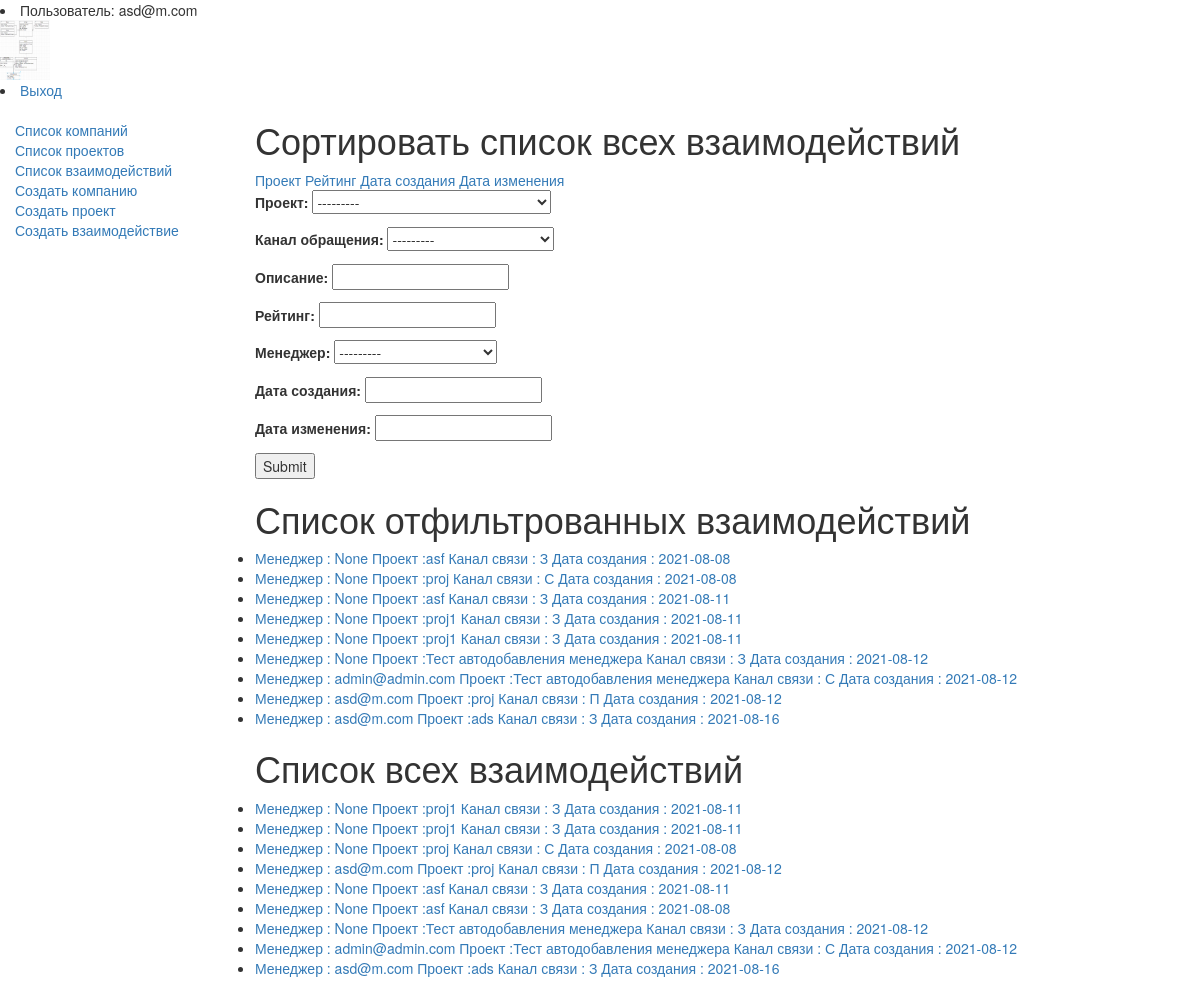
The app's page /crm/interaction/list (signed in), older data.
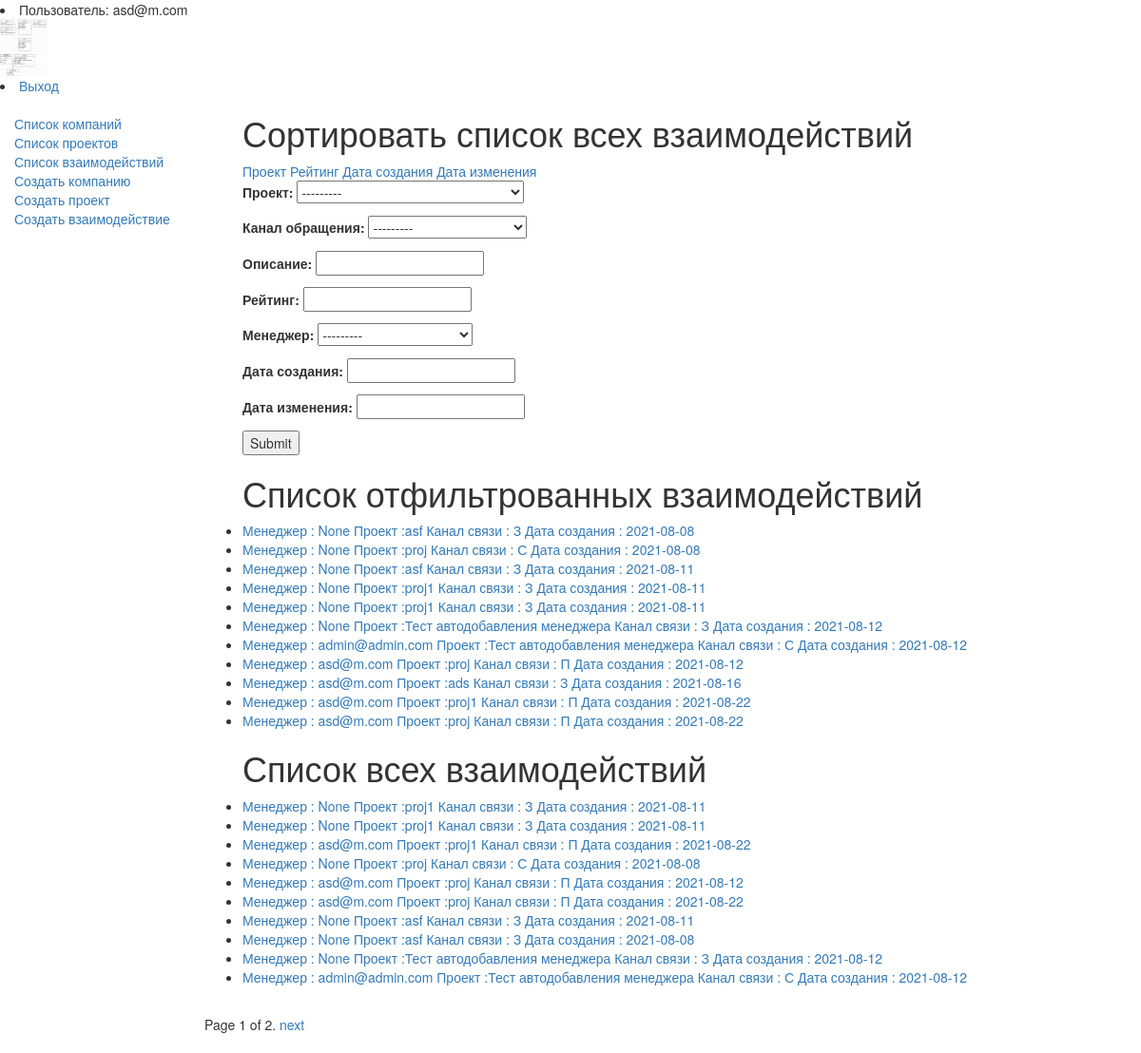
The same page, newer data.
### crm/models.py (models this page shows, shortened)
class User(AbstractUser):
    username = None
    email = models.EmailField(_('email address'), unique=True)
    is_manager = models.BooleanField(default=False, verbose_name='Статус менеджера')
    img = models.ImageField(blank=True, null=True, verbose_name='Фото профиля')
    USERNAME_FIELD = 'email'
    REQUIRED_FIELDS = []
    objects = CustomUserManager()
    def __str__(self):
        return self.email

class Interaction(models.Model):
    project = models.ForeignKey(to=Project, on_delete=models.PROTECT, verbose_name='Проект')
    channel = (
        ('З', "Заявка"),
        ('П', "Письмо"),
        ('С', "Сайт"),
        ('И', "Инициатива компании")
    )
    channel_of_reference = models.CharField(choices=channel, max_length=20, verbose_name='Канал обращения')
    descr = RichTextField(max_length=500, blank=True, null=True, verbose_name='Описание')
    rating = models.CharField(max_length=10, blank=True, null=True, verbose_name='Рейтинг')
    manager = models.ForeignKey(to=settings.AUTH_USER_MODEL, on_delete=models.SET_NULL, editable=False,
                                null=True,
                                verbose_name='Менеджер')
    date_created = models.DateField(auto_now_add=True, verbose_name='Дата создания')
    date_edit = models.DateField(auto_now=True, verbose_name='Дата изменения')
    def __str__(self):
        return f'Менеджер : {self.manager} Проект :{self.project} Канал связи : {self.channel_of_reference} ' \
               f'Дата создания : {self.date_created}'
    def get_absolute_url(self):
        return reverse('detail_inter', args=[str(self.pk)])

class Project(models.Model):
    company = models.ForeignKey(to=Company, on_delete=models.PROTECT, verbose_name='Компания')
    name = models.CharField(max_length=100, verbose_name='Название')
    descr = RichTextField(max_length=500, blank=True, null=True, verbose_name='Описание')
    date_start = models.DateField(verbose_name='Дата начала работ')
    date_end = models.DateField(verbose_name='Дата окончания работ')
    cost = models.CharField(max_length=100, verbose_name='Стоимость')
    date_created = models.DateField(auto_now_add=True)
    date_edit = models.DateField(auto_now=True)
    def __str__(self):
        return self.name

### crm/views.py (the view)
# urls.py: path('interaction/list', InteractionListView.as_view(), name='list_inter'),  # отображение списка взаимодействий
class InteractionListView(UserPassesTestMixin, ListView):
    model = Interaction
    paginate_by = 10
    template_name = 'interaction_list.html'
    def test_func(self):
        if self.request.user.is_authenticated:
            return self.request.user.is_manager
        else:
            False
    def get_context_data(self, **kwargs):
        context = super().get_context_data(**kwargs)
        context["filter"] = InteractionFilter(self.request.GET, queryset=Interaction.objects.all())
        context['get_ordering'] = self.get_ordering()
        return context
    def get_ordering(self):
        ordering = self.request.GET.get('sort', 'project')
        return ordering if ordering in {'project', 'rating', 'date_created', 'date_edit'} else 'project'

### templates/interaction_list.html
{% extends "base_generic.html" %}
{% block content %}
{% if interaction_list %}
    <ul>
        <h1>Сортировать список всех взаимодействий</h1>
        <a href="?sort=project">Проект</a>
        <a href="?sort=rating">Рейтинг</a>
        <a href="?sort=date_created">Дата создания</a>
        <a href="?sort=date_edit">Дата изменения</a>
       <form method="get">
        {{ filter.form.as_p }}
        <input type="submit" />
    </form>
    {%if filter.qs%}
        <h1>Список отфильтрованных взаимодействий</h1>
    {% for obj in filter.qs %}
        <li>
        <a href="{{ obj.get_absolute_url }}">{{ obj }}</a>
        </li>
    {% endfor %}
    {%endif%}
    <h1>Список всех взаимодействий</h1>
      {% for interaction in interaction_list %}
      <li>
        <a href="{{ interaction.get_absolute_url }}">{{ interaction }}</a>
      </li>
      {% endfor %}
    </ul>
{%endif%}
{% endblock %}

### templates/base_generic.html (shortened to what this page needs)
<!DOCTYPE html>
<html lang="en">
<head>
  <link rel="stylesheet" href="https://maxcdn.bootstrapcdn.com/bootstrap/3.3.7/css/bootstrap.min.css">
  {% load static %}
  <link rel="stylesheet" href="{% static 'css/styles.css' %}">
</head>
<body>
{% if user.is_authenticated %}
   <li>Пользователь: {{ user.get_username }}</li>
<img src="/media/{{user.img}}" alt="img" width="50" height="60">
<li><a href="{% url 'logout'%}?next={{request.path}}">Выход</a></li>
  <div class="container-fluid">
    <div class="row">
      <div class="col-sm-2">
      {% block sidebar %}
      <ul class="sidebar-nav">
        <li><a href="{% url 'list_comp'%}">Список компаний</a></li>
        <li><a href="{% url 'list_proj'%}">Список проектов</a></li>
        {%if user.is_manager%}
        <li><a href="{% url 'list_inter'%}">Список взаимодействий</a></li>
        <li><a href="{% url 'create_comp'%}">Создать компанию</a></li>
        <li><a href="{% url 'create_proj'%}">Создать проект</a></li>
        <li><a href="{% url 'create_inter'%}">Создать взаимодействие</a></li>
        {%endif%}
      </ul>
     {% endblock %}
      </div>
      <div class="col-sm-10 ">
    {% block content %}{% endblock %}
    {%include 'pagination.html'%}
      </div>
    </div>
  </div>
{%else%}
<p>Только зарегестрированные пользователи могут просматривать эту страницу</p>
<li><a href="{% url 'login'%}?next={{request.path}}">Вход</a></li>
<li><a href="{% url 'list_comp'%}?next={{request.path}}">Список компаний</a></li>
{%endif%}
</body>
</html>

### templates/pagination.html (shortened to what this page needs)
{% if is_paginated %}
      <div class="pagination">
          <span class="page-links">
              <span class="page-current">
                  Page {{ page_obj.number }} of {{ page_obj.paginator.num_pages }}.
              </span>
              {% if page_obj.has_next %}
                  <a href="{{ request.path }}?page={{ page_obj.next_page_number }}{% if get_ordering %}&sort={{ get_ordering }}{% endif %}">next</a>
              {% endif %}
          </span>
      </div>
  {% endif %}

### static/css/styles.css (style rules this page uses)
.sidebar-nav { margin-top: 20px; padding: 0; list-style: none; }

Row changes from the older to the newer data that the page shows:
no longer on one of the page's lists (row unchanged): Interaction: manager+project+channel_of_reference "Менеджер : asd@m.com Проект :ads Канал связи : З Дата создания : 2021-08-16"
added Interaction: manager+project+channel_of_reference "Менеджер : asd@m.com Проект :proj1 Канал связи : П Дата создания : 2021-08-22"
added Interaction: manager+project+channel_of_reference "Менеджер : asd@m.com Проект :proj Канал связи : П Дата создания : 2021-08-22"
Text that changed along with them:
{{ page_obj.number }}: (not shown) → "1"
{{ page_obj.paginator.num_pages }}: (not shown) → "2"
text now shown: "Page of . next"
